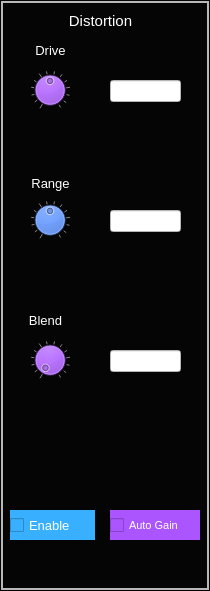
    <widget class="CustomFrame" name="frame_KPS_Distortion">
     <property name="geometry">
      <rect>
       <x>520</x>
       <y>10</y>
       <width>210</width>
       <height>591</height>
      </rect>
     </property>
     <property name="styleSheet">
      <string notr="true">background-color: rgb(5, 5, 5);
color: rgb(255, 255, 255);</string>
     </property>
     <property name="frameShape">
      <enum>QFrame::Box</enum>
     </property>
     <property name="frameShadow">
      <enum>QFrame::Raised</enum>
     </property>
     <property name="lineWidth">
      <number>1</number>
     </property>
     <property name="midLineWidth">
      <number>2</number>
     </property>
     <widget class="CustomDial" name="dial_KPSdistortionDrive">
      <property name="geometry">
       <rect>
        <x>30</x>
        <y>70</y>
        <width>40</width>
        <height>40</height>
       </rect>
      </property>
      <property name="focusPolicy">
       <enum>Qt::NoFocus</enum>
      </property>
      <property name="styleSheet">
       <string notr="true">background-color: rgb(170, 85, 255);</string>
      </property>
      <property name="maximum">
       <number>100</number>
      </property>
      <property name="value">
       <number>50</number>
      </property>
      <property name="wrapping">
       <bool>false</bool>
      </property>
      <property name="notchTarget">
       <double>8.000000000000000</double>
      </property>
      <property name="notchesVisible">
       <bool>true</bool>
      </property>
     </widget>
     <widget class="CustomDial" name="dial_KPSdistortionRange">
      <property name="geometry">
       <rect>
        <x>30</x>
        <y>200</y>
        <width>40</width>
        <height>40</height>
       </rect>
      </property>
      <property name="focusPolicy">
       <enum>Qt::NoFocus</enum>
      </property>
      <property name="styleSheet">
       <string notr="true">background-color: rgb(0, 85, 255);</string>
      </property>
      <property name="maximum">
       <number>100</number>
      </property>
      <property name="value">
       <number>50</number>
      </property>
      <property name="wrapping">
       <bool>false</bool>
      </property>
      <property name="notchTarget">
       <double>8.000000000000000</double>
      </property>
      <property name="notchesVisible">
       <bool>true</bool>
      </property>
     </widget>
     <widget class="QLabel" name="label_136">
      <property name="geometry">
       <rect>
        <x>30</x>
        <y>40</y>
        <width>41</width>
        <height>21</height>
       </rect>
      </property>
      <property name="font">
       <font>
        <pointsize>10</pointsize>
       </font>
      </property>
      <property name="styleSheet">
       <string notr="true">color: rgb(255, 255, 255);</string>
      </property>
      <property name="text">
       <string>Drive</string>
      </property>
      <property name="alignment">
       <set>Qt::AlignCenter</set>
      </property>
     </widget>
     <widget class="QLabel" name="label_140">
      <property name="geometry">
       <rect>
        <x>30</x>
        <y>173</y>
        <width>41</width>
        <height>21</height>
       </rect>
      </property>
      <property name="font">
       <font>
        <pointsize>10</pointsize>
       </font>
      </property>
      <property name="styleSheet">
       <string notr="true">color: rgb(255, 255, 255);</string>
      </property>
      <property name="text">
       <string>Range</string>
      </property>
      <property name="alignment">
       <set>Qt::AlignCenter</set>
      </property>
     </widget>
     <widget class="QLabel" name="label_144">
      <property name="geometry">
       <rect>
        <x>10</x>
        <y>310</y>
        <width>71</width>
        <height>21</height>
       </rect>
      </property>
      <property name="font">
       <font>
        <pointsize>10</pointsize>
       </font>
      </property>
      <property name="styleSheet">
       <string notr="true">color: rgb(255, 255, 255);</string>
      </property>
      <property name="text">
       <string>Blend</string>
      </property>
      <property name="alignment">
       <set>Qt::AlignCenter</set>
      </property>
     </widget>
     <widget class="QLabel" name="label_145">
      <property name="geometry">
       <rect>
        <x>30</x>
        <y>10</y>
        <width>141</width>
        <height>21</height>
       </rect>
      </property>
      <property name="font">
       <font>
        <pointsize>11</pointsize>
       </font>
      </property>
      <property name="styleSheet">
       <string notr="true">color: rgb(255, 255, 255);</string>
      </property>
      <property name="text">
       <string>Distortion</string>
      </property>
      <property name="alignment">
       <set>Qt::AlignCenter</set>
      </property>
     </widget>
     <widget class="CustomDial" name="dial_KPSdistortionBlend">
      <property name="geometry">
       <rect>
        <x>30</x>
        <y>340</y>
        <width>40</width>
        <height>40</height>
       </rect>
      </property>
      <property name="focusPolicy">
       <enum>Qt::NoFocus</enum>
      </property>
      <property name="styleSheet">
       <string notr="true">background-color: rgb(170, 85, 255);</string>
      </property>
      <property name="maximum">
       <number>100</number>
      </property>
      <property name="value">
       <number>0</number>
      </property>
      <property name="wrapping">
       <bool>false</bool>
      </property>
      <property name="notchTarget">
       <double>8.000000000000000</double>
      </property>
      <property name="notchesVisible">
       <bool>true</bool>
      </property>
     </widget>
     <widget class="CustomCheckBox" name="checkBox_KPSdistortionAutoGain">
      <property name="geometry">
       <rect>
        <x>110</x>
        <y>510</y>
        <width>90</width>
        <height>30</height>
       </rect>
      </property>
      <property name="font">
       <font>
        <pointsize>8</pointsize>
       </font>
      </property>
      <property name="focusPolicy">
       <enum>Qt::NoFocus</enum>
      </property>
      <property name="styleSheet">
       <string notr="true">background-color: rgb(170, 85, 255);
color: rgb(255, 255, 255);</string>
      </property>
      <property name="text">
       <string>Auto Gain</string>
      </property>
      <property name="checked">
       <bool>false</bool>
      </property>
     </widget>
     <widget class="QLineEdit" name="lineEdit_KPSdistortionDrive">
      <property name="geometry">
       <rect>
        <x>110</x>
        <y>80</y>
        <width>71</width>
        <height>22</height>
       </rect>
      </property>
      <property name="styleSheet">
       <string notr="true">background-color: rgb(255, 255, 255);
color: rgb(0, 0, 0);</string>
      </property>
      <property name="alignment">
       <set>Qt::AlignCenter</set>
      </property>
      <property name="readOnly">
       <bool>true</bool>
      </property>
     </widget>
     <widget class="QLineEdit" name="lineEdit_KPSdistortionRange">
      <property name="geometry">
       <rect>
        <x>110</x>
        <y>210</y>
        <width>71</width>
        <height>22</height>
       </rect>
      </property>
      <property name="styleSheet">
       <string notr="true">background-color: rgb(255, 255, 255);
color: rgb(0, 0, 0);</string>
      </property>
      <property name="alignment">
       <set>Qt::AlignCenter</set>
      </property>
      <property name="readOnly">
       <bool>true</bool>
      </property>
     </widget>
     <widget class="QLineEdit" name="lineEdit_KPSdistortionBlend">
      <property name="geometry">
       <rect>
        <x>110</x>
        <y>350</y>
        <width>71</width>
        <height>22</height>
       </rect>
      </property>
      <property name="styleSheet">
       <string notr="true">background-color: rgb(255, 255, 255);
color: rgb(0, 0, 0);</string>
      </property>
      <property name="alignment">
       <set>Qt::AlignCenter</set>
      </property>
      <property name="readOnly">
       <bool>true</bool>
      </property>
     </widget>
     <widget class="CustomCheckBox" name="checkBox_KPSdistortionActive">
      <property name="geometry">
       <rect>
        <x>10</x>
        <y>510</y>
        <width>85</width>
        <height>30</height>
       </rect>
      </property>
      <property name="font">
       <font>
        <pointsize>10</pointsize>
       </font>
      </property>
      <property name="focusPolicy">
       <enum>Qt::NoFocus</enum>
      </property>
      <property name="styleSheet">
       <string notr="true">background-color: rgb(57, 176, 255);
color: rgb(255, 255, 255);</string>
      </property>
      <property name="text">
       <string>Enable</string>
      </property>
      <property name="checked">
       <bool>false</bool>
      </property>
     </widget>
    </widget>
